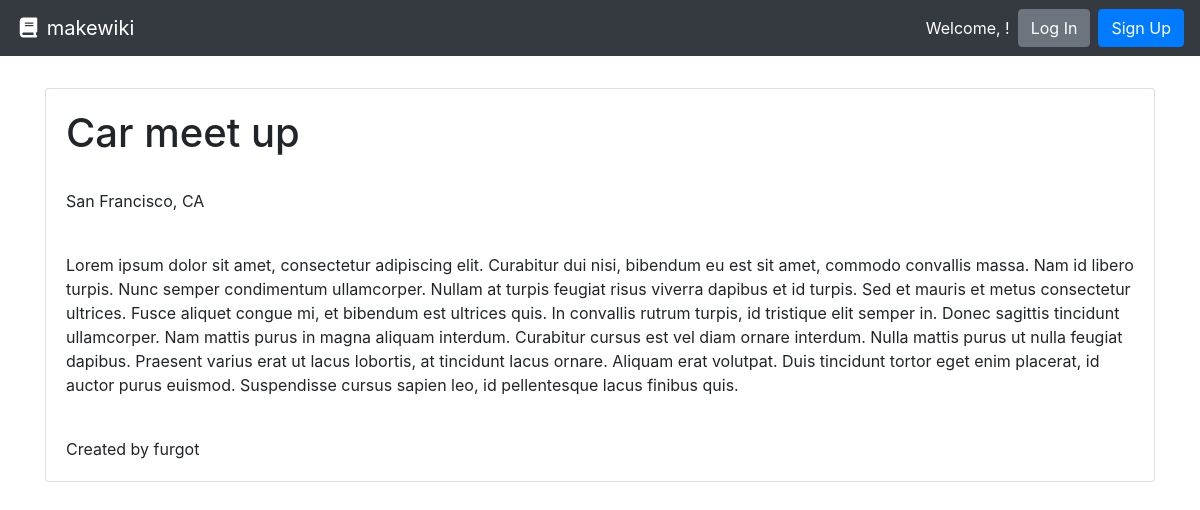
Screenshot of /event/car-meet-up/ with the database file from the repository.
### posts/models.py (models this page shows, shortened)
class Event(models.Model):
    title = models.CharField(max_length=120)
    location = models.CharField(max_length=100)
    description = models.TextField(blank = True, null=True)
    slug = models.CharField(max_length=settings.POST_TITLE_MAX_LENGTH, blank=True, editable=False)
    author = models.ForeignKey(User, on_delete=models.PROTECT)

### posts/views.py (the view)
# urls.py: path('event/<str:slug>/', EventDetailView.as_view(), name="event-detail"),
class EventDetailView(DetailView):
    model = Event
    def get(self, request, slug):
        try:
            event = Event.objects.get(slug=slug)
        except Products.DoesNotExist:
            raise Http404("Product doesn't exist")
        return render(request, 'evnt/event.html', {'event' : event})

### posts/templates/evnt/event.html
{% extends 'base.html' %}
{% block content %}
<div class="card">
    <div class="card-body">
        <h1>{{ event.title }}</h1>
        <br>
        <p>{{ event.location}}</p>
        <br>
        <p>{{ event.description}}</p>
        <br>
        <footer>Created by {{ event.author }}</footer>
    </div>
</div>
{% endblock %}

### rows the page displays
Event: title "Car meet up", location "San Francisco, CA", description "Lorem ipsum dolor sit amet, consectetur adipiscing elit. Curabitur dui nisi, bibendum eu est sit amet, commodo convallis massa. Nam id libero turpis. Nunc semper condimentum ullamcorper. Nullam at turpis feugiat risus viverra dapibus et id turpis. Sed et mauris et metus consectetur ultrices. Fusce aliquet congue mi, et bibendum est ultrices quis. In convallis rutrum turpis, id tristique elit semper in. Donec sagittis tincidunt ullamcorper. Nam mattis purus in magna aliquam interdum. Curabitur cursus est vel diam ornare interdum. Nulla mattis purus ut nulla feugiat dapibus. Praesent varius erat ut lacus lobortis, at tincidunt lacus ornare. Aliquam erat volutpat. Duis tincidunt tortor eget…", author "furgot"
